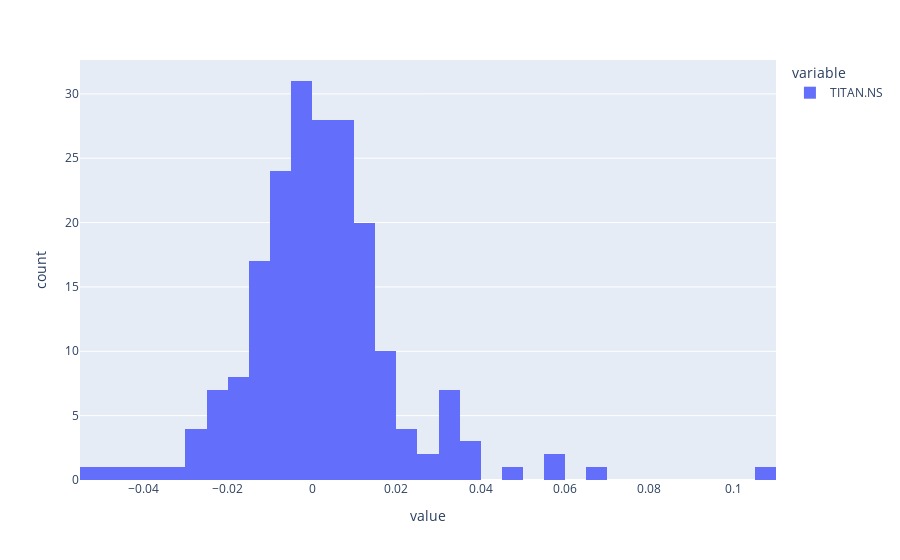

Notebook cell for this chart:
### Code cell
Close['TITAN.NS'].pct_change().plot(kind='hist')

### Figure 1 — Plotly figure (JSON) as saved in the notebook; plotly's stock layout.template omitted (floating-point values rounded to 4 significant figures; data arrays with more than 128 entries replaced by an {"elided": "..."} marker saying what was removed)
{"data": [{"alignmentgroup": "True", "bingroup": "x", "hovertemplate": "variable=TITAN.NS<br>value=%{x}<br>count=%{y}<extra></extra>", "legendgroup": "TITAN.NS", "marker": {"color": "#636efa", "pattern": {"shape": ""}}, "name": "TITAN.NS", "offsetgroup": "TITAN.NS", "orientation": "v", "showlegend": true, "type": "histogram", "x": {"elided": "204 float values"}, "xaxis": "x", "yaxis": "y"}], "layout": {"barmode": "relative", "legend": {"title": {"text": "variable"}, "tracegroupgap": 0}, "margin": {"t": 60}, "xaxis": {"anchor": "y", "domain": [0, 1], "title": {"text": "value"}}, "yaxis": {"anchor": "x", "domain": [0, 1], "title": {"text": "count"}}}}
